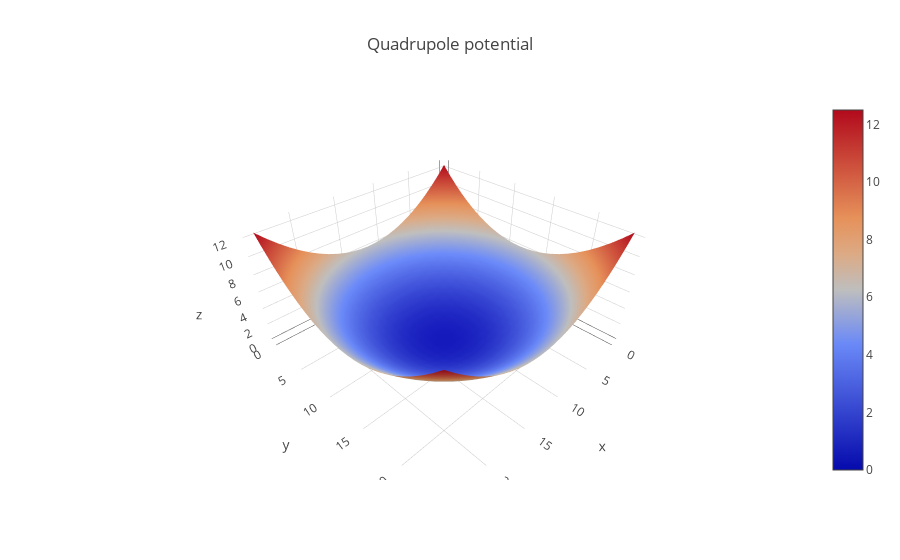

Notebook cell for this chart:
### Code cell
import plotly.plotly as py
import plotly.graph_objs as go
import plotly.offline as py
py.init_notebook_mode(connected=True)
#plot quadrupole electric field
data = [
    go.Surface(
        z=Z_quad
    )
]

layout = go.Layout(
    title='Quadrupole potential',
    autosize=True,
)
fig = go.Figure(data=data, layout=layout)
py.iplot(fig, filename='elevations-3d-surface')

### Figure 1 — Plotly figure (JSON) as saved in the notebook; plotly's stock layout.template omitted (floating-point values rounded to 4 significant figures; data arrays with more than 128 entries replaced by an {"elided": "..."} marker saying what was removed)
{"data": [{"type": "surface", "z": {"elided": "25x25 float values"}}], "layout": {"autosize": true, "title": "Quadrupole potential"}}
